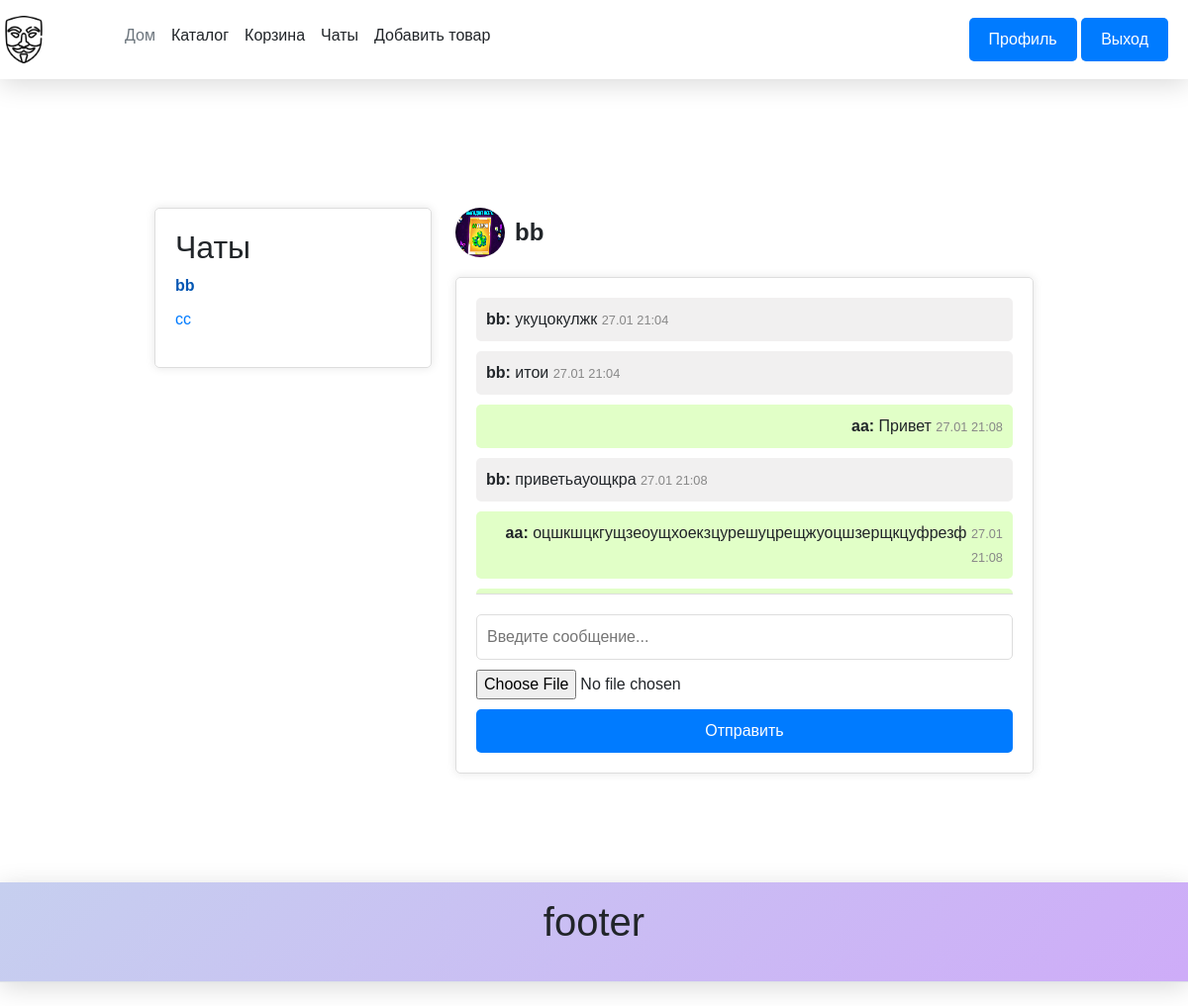
The app's page /user/chat/2 (signed in) with its own data.
### models/User.py (models this page shows, shortened)
class Users(db.Model, UserMixin):
    id = db.Column(db.Integer, primary_key=True)
    login = db.Column(db.String, unique=False, nullable=False)
    password = db.Column(db.String, nullable=False)
    email = db.Column(db.String, unique=True, nullable=False)
    money = db.Column(db.Integer, default=0)
    basket = db.Column(db.String, default='')
    profile_picture = db.Column(db.String, default='default.jpg')
    items = db.relationship('Item', backref='creator', lazy=True)  # Добавляем отношение для товаров

class Message(db.Model):
    id = db.Column(db.Integer, primary_key=True)
    sender_id = db.Column(db.Integer, db.ForeignKey('users.id'), nullable=False)
    receiver_id = db.Column(db.Integer, db.ForeignKey('users.id'), nullable=False)
    content = db.Column(db.Text, nullable=False)
    timestamp = db.Column(db.DateTime, default=datetime.utcnow)
    file_url = db.Column(db.String(255), nullable=True)  # Добавляем поле для URL файла
    sender = db.relationship('Users', foreign_keys=[sender_id], backref='sent_messages')
    receiver = db.relationship('Users', foreign_keys=[receiver_id], backref='received_messages')

### routes/User.py (the view)
@user_bp.route('/chat/<int:creator_id>', methods=['GET'])
@login_required
def chat(creator_id):
    creator = Users.query.get_or_404(creator_id)
    messages = Message.query.filter(
        ((Message.sender_id == current_user.id) & (Message.receiver_id == creator_id)) |
        ((Message.sender_id == creator_id) & (Message.receiver_id == current_user.id))
    ).order_by(Message.timestamp.asc()).all()
    users = Users.query.filter(Users.id != current_user.id).all()
    return render_template('chats.html', users=users, user=current_user, creator=creator, messages=messages, show_header=True, show_footer=True)

### __init__.py (called while the page is built)
@login_manager.user_loader
def load_user(user_id):
    try:
        print( Users.query.get(int(user_id)))
        return Users.query.get(int(user_id))
    except Exception as e:
        print(e)

### templates/chats.html (shortened to what this page needs)
{% extends 'base.html' %}
{% block body %}
<div class="container" style="margin-top: 100px;">
    <div class="row">
        <div class="col-md-4">
            <div class="chat-list">
                <h2>Чаты</h2>
                <ul>
                    {% for user in users %}
                    {% if user.id != current_user.id %}
                    <li class="{% if creator and user.id == creator.id %}active{% endif %}">
                        <a href="{{ url_for('user.chat', creator_id=user.id) }}">{{ user.login }}</a>
                    </li>
                    {% endif %}
                    {% endfor %}
                </ul>
            </div>
        </div>
        <div class="col-md-8">
            {% if creator %}
            <div class="chat-header" onclick="showProfile()">
                <img src="{{ url_for('static', filename='img/' + creator.profile_picture) }}" alt="{{ creator.login }}" class="profile-picture">
                <span class="profile-name">{{ creator.login }}</span>
            </div>
            <div class="chat-box">
                <div class="messages" id="messages">
                    {% for message in messages %}
                    <div class="message {% if message.sender_id == user.id %}sent{% else %}received{% endif %}">
                        <strong>{{ message.sender.login if message.sender_id == user.id else creator.login }}:</strong> {{ message.content }}
                        <span class="timestamp">{{ message.timestamp.strftime('%d.%m %H:%M') }}</span>
                    </div>
                    {% endfor %}
                </div>
                <form id="chat-form" enctype="multipart/form-data">
                    <input type="text" id="message-input" placeholder="Введите сообщение...">
                    <input type="file" id="file-input" name="file">
                    <button type="submit" class="btn btn-primary">Отправить</button>
                </form>
            </div>
            {% else %}
            <div class="chat-box">
                <p>Выберите чат для начала общения</p>
            </div>
            {% endif %}
        </div>
    </div>
</div>
{% endblock %}

### static/css/main.css (style rules this page uses)
body { margin: 0; padding: 0; animation: gradientAnimation 15s ease infinite; }
*, *::before, *:after { box-sizing: border-box; }
.row { padding: 50px 0; }

### records on screen
Users: login "bb", profile_picture (picture)
Users: login "cc"
Message: sender "bb", content "укуцокулжк", timestamp "27.01 21:04"
Message: sender "bb", content "итои", timestamp "27.01 21:04"
Message: sender "aa", content "Привет", timestamp "27.01 21:08"
Message: sender "bb", content "приветьауощкра", timestamp "27.01 21:08"
Message: sender "aa", content "оцшкшцкгущзеоущхоекзцурешуцрещжуоцшзерщкцуфрезф", timestamp "27.01 21:08"
